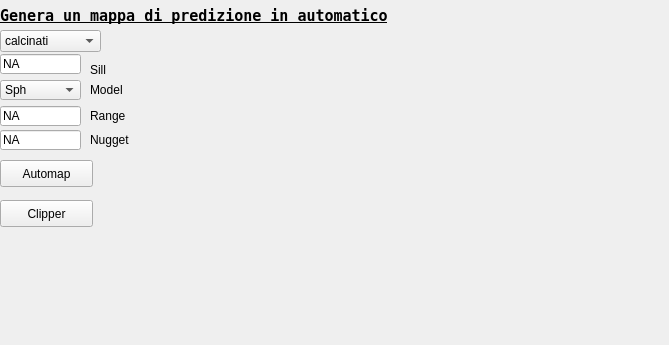
         <widget class="QWidget" name="page_2">
          <property name="geometry">
           <rect>
            <x>0</x>
            <y>0</y>
            <width>669</width>
            <height>345</height>
           </rect>
          </property>
          <attribute name="label">
           <string>Automap</string>
          </attribute>
          <widget class="QLabel" name="label_46">
           <property name="geometry">
            <rect>
             <x>0</x>
             <y>0</y>
             <width>431</width>
             <height>31</height>
            </rect>
           </property>
           <property name="font">
            <font>
             <family>Andale Mono</family>
             <pointsize>11</pointsize>
             <weight>75</weight>
             <bold>true</bold>
             <underline>true</underline>
            </font>
           </property>
           <property name="text">
            <string>Genera un mappa di predizione in automatico</string>
           </property>
          </widget>
          <widget class="QComboBox" name="lineEdit_automap">
           <property name="geometry">
            <rect>
             <x>0</x>
             <y>30</y>
             <width>101</width>
             <height>22</height>
            </rect>
           </property>
           <item>
            <property name="text">
             <string>calcinati</string>
            </property>
           </item>
           <item>
            <property name="text">
             <string>bos_bison</string>
            </property>
           </item>
           <item>
            <property name="text">
             <string>camoscio</string>
            </property>
           </item>
           <item>
            <property name="text">
             <string>capriolo</string>
            </property>
           </item>
           <item>
            <property name="text">
             <string>cervo</string>
            </property>
           </item>
           <item>
            <property name="text">
             <string>combusto</string>
            </property>
           </item>
           <item>
            <property name="text">
             <string>coni</string>
            </property>
           </item>
           <item>
            <property name="text">
             <string>pdi</string>
            </property>
           </item>
           <item>
            <property name="text">
             <string>stambecco</string>
            </property>
           </item>
           <item>
            <property name="text">
             <string>strie</string>
            </property>
           </item>
           <item>
            <property name="text">
             <string>canidi</string>
            </property>
           </item>
           <item>
            <property name="text">
             <string>ursidi</string>
            </property>
           </item>
           <item>
            <property name="text">
             <string>megacero</string>
            </property>
           </item>
          </widget>
          <widget class="QPushButton" name="automap">
           <property name="geometry">
            <rect>
             <x>0</x>
             <y>160</y>
             <width>93</width>
             <height>27</height>
            </rect>
           </property>
           <property name="whatsThis">
            <string>&lt;!DOCTYPE HTML PUBLIC &quot;-//W3C//DTD HTML 4.0//EN&quot; &quot;http://www.w3.org/TR/REC-html40/strict.dtd&quot;&gt;
&lt;html&gt;&lt;head&gt;&lt;meta name=&quot;qrichtext&quot; content=&quot;1&quot; /&gt;&lt;style type=&quot;text/css&quot;&gt;
p, li { white-space: pre-wrap; }
&lt;/style&gt;&lt;/head&gt;&lt;body style=&quot; font-family:'Sans'; font-size:8pt; font-weight:400; font-style:normal;&quot;&gt;
&lt;p style=&quot; margin-top:0px; margin-bottom:0px; margin-left:0px; margin-right:0px; -qt-block-indent:0; text-indent:0px;&quot;&gt;genera una mappa di predizione &lt;/p&gt;&lt;/body&gt;&lt;/html&gt;</string>
           </property>
           <property name="text">
            <string>Automap</string>
           </property>
          </widget>
          <widget class="QLabel" name="range_2">
           <property name="geometry">
            <rect>
             <x>90</x>
             <y>100</y>
             <width>41</width>
             <height>31</height>
            </rect>
           </property>
           <property name="text">
            <string>Range</string>
           </property>
          </widget>
          <widget class="QLineEdit" name="nugget_3">
           <property name="geometry">
            <rect>
             <x>0</x>
             <y>130</y>
             <width>81</width>
             <height>20</height>
            </rect>
           </property>
           <property name="text">
            <string>NA</string>
           </property>
          </widget>
          <widget class="QLineEdit" name="psill_2">
           <property name="geometry">
            <rect>
             <x>0</x>
             <y>54</y>
             <width>81</width>
             <height>20</height>
            </rect>
           </property>
           <property name="text">
            <string>NA</string>
           </property>
          </widget>
          <widget class="QLineEdit" name="rang_2">
           <property name="geometry">
            <rect>
             <x>0</x>
             <y>106</y>
             <width>81</width>
             <height>20</height>
            </rect>
           </property>
           <property name="text">
            <string>NA</string>
           </property>
          </widget>
          <widget class="QLabel" name="nugget_4">
           <property name="geometry">
            <rect>
             <x>90</x>
             <y>130</y>
             <width>51</width>
             <height>20</height>
            </rect>
           </property>
           <property name="text">
            <string>Nugget</string>
           </property>
          </widget>
          <widget class="QComboBox" name="model_2">
           <property name="geometry">
            <rect>
             <x>0</x>
             <y>80</y>
             <width>81</width>
             <height>20</height>
            </rect>
           </property>
           <item>
            <property name="text">
             <string>Sph</string>
            </property>
           </item>
           <item>
            <property name="text">
             <string>Ste</string>
            </property>
           </item>
           <item>
            <property name="text">
             <string>Exp </string>
            </property>
           </item>
           <item>
            <property name="text">
             <string>Gau</string>
            </property>
           </item>
           <item>
            <property name="text">
             <string>Mat</string>
            </property>
           </item>
          </widget>
          <widget class="QLabel" name="label_47">
           <property name="geometry">
            <rect>
             <x>90</x>
             <y>80</y>
             <width>35</width>
             <height>20</height>
            </rect>
           </property>
           <property name="text">
            <string>Model</string>
           </property>
          </widget>
          <widget class="QLabel" name="label_48">
           <property name="geometry">
            <rect>
             <x>90</x>
             <y>60</y>
             <width>35</width>
             <height>20</height>
            </rect>
           </property>
           <property name="text">
            <string>Sill</string>
           </property>
          </widget>
          <widget class="QPushButton" name="clipper">
           <property name="geometry">
            <rect>
             <x>0</x>
             <y>200</y>
             <width>93</width>
             <height>27</height>
            </rect>
           </property>
           <property name="text">
            <string>Clipper</string>
           </property>
          </widget>
         </widget>
